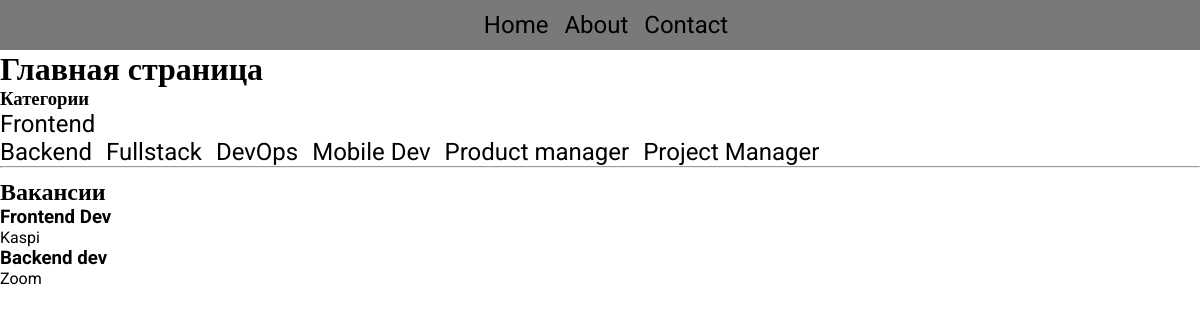
The page / on the database its author committed.
### itstepproject/models.py (models this page shows, shortened)
class Category(models.Model):
    name = models.CharField("Название категории", max_length=255)
    slug = models.SlugField(unique=True, editable=False, blank=True)
    class Meta:
        verbose_name = "Категория"
        verbose_name_plural = "Категории"

class Job(models.Model):
    title = models.CharField("Название вакансии", max_length=255)
    category = models.ForeignKey(Category, on_delete=models.CASCADE, verbose_name="Выберите категорию")
    company = models.CharField("Название компании", max_length=80)
    experience = models.CharField("Опыт работы", max_length=80, default="без опыта")
    salary = models.CharField("Оклад", max_length=80)
    description = models.TextField("Описание вакансии")
    skills = models.CharField("Навыки", max_length=255)
    address = models.CharField("Адрес", max_length=100, default="адрес компании")
    phone = models.CharField("Номер телефона", max_length=100)
    email = models.CharField("Почта", max_length=100)
    class Meta:
        verbose_name = "Вакансия"
        verbose_name_plural = "Вакансии"

### itstepproject/views.py (the view)
# urls.py: path('', views.home_page, name='home_page'),
def home_page(request):
    categories = Category.objects.all()
    jobs = Job.objects.all()
    context = {
        'categories': categories,
        'jobs': jobs
    }
    return render(request, "home.html", context )

### itstepproject/templates/home.html (shortened to what this page needs)
{% load static %}
<!DOCTYPE html>
<html lang="en">
<head>
    <link rel="stylesheet" href="{% static './css/style.css'  %}">
</head>
<body>
    <header class="header">
        <div class="header-inner">
            <a href="{% url 'home_page' %}">Home</a>
            <a href="{% url 'about_page' %}">About</a>
            <a href="{% url 'contact_page' %}">Contact</a>
        </div>
    </header>
    <main>
        <h1>Главная страница</h1>
        <div class="category">
            <h3>Категории</h3>
            {% for category in categories %}
            <a href="" style="margin-right: 10px;">{{ category.name }}</a>
        </div>
        {% endfor %}
    <hr>
    <div class="vacant">
        <div class="vacant-inner">
            <h2>Вакансии</h2>
        {% for job in jobs %}
        <h3>{{ job.title }}</h3>
        <p>{{ job.company }}</p>
        </div>
    </div>
        {% endfor %}
    </main>
</body>
</html>

### itstepproject/static/css/style.css (style rules this page uses)
* { padding: 0; margin: 0; box-sizing: border-box; font-family: 'Roboto'; }
header { background: rgb(121, 121, 121); width: 100%; height: 50px; display: flex; align-items: center; justify-content: center; }
.header-inner a { padding-left: 12px; }
a { text-decoration: none; color: black; font-size: 24px; }
.vacant-inner h2 { margin-top: 10px; }

### rows shown on the page
Category: name "Frontend"
Category: name "Backend"
Category: name "Fullstack"
Category: name "DevOps"
Category: name "Mobile Dev"
Category: name "Product manager"
Category: name "Project Manager"
Job: title "Frontend Dev", company "Kaspi"
Job: title "Backend dev", company "Zoom"
